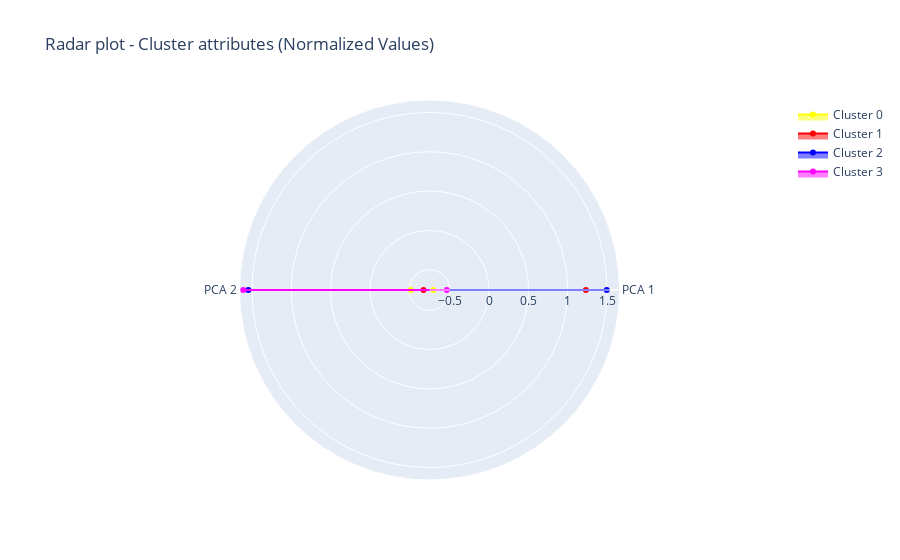

This figure's notebook cell:
### Code cell
pca_df = df_segm_pca[['PCA 1', 'PCA 2', 'Cluster']]

pca_df['Cluster'] = pca_df['Cluster'].astype(int)

attributes = pca_df.columns[:2]
colors = ['yellow', 'red', 'blue', 'magenta']
cluster = ['Cluster 0', 'Cluster 1', 'Cluster 2', 'Cluster 3']

fig = go.Figure()

for index in range(4):
    cluster_data = pca_df.loc[pca_df['Cluster'] == index, attributes]
    mean_values = np.mean(cluster_data, axis=0)
    
    fig.add_trace(go.Scatterpolar(
        r=mean_values.values,  # Ensure 'r' is a NumPy array
        theta=attributes,
        fill='toself',
        name=cluster[index],
        line=dict(color=colors[index]),
        #opacity=0.3,
    ))

fig.update_layout(
    polar=dict(radialaxis=dict(visible=True)),
    showlegend=True,
    title="Radar plot - Cluster attributes (Normalized Values)"
)

fig.show()

### Figure 1 — Plotly figure (JSON) as saved in the notebook; plotly's stock layout.template omitted (floating-point values rounded to 4 significant figures)
{"data": [{"fill": "toself", "line": {"color": "yellow"}, "name": "Cluster 0", "r": [-0.7109, -0.5208], "theta": ["PCA 1", "PCA 2"], "type": "scatterpolar"}, {"fill": "toself", "line": {"color": "red"}, "name": "Cluster 1", "r": [1.231, -0.6822], "theta": ["PCA 1", "PCA 2"], "type": "scatterpolar"}, {"fill": "toself", "line": {"color": "blue"}, "name": "Cluster 2", "r": [1.496, 1.545], "theta": ["PCA 1", "PCA 2"], "type": "scatterpolar"}, {"fill": "toself", "line": {"color": "magenta"}, "name": "Cluster 3", "r": [-0.5384, 1.611], "theta": ["PCA 1", "PCA 2"], "type": "scatterpolar"}], "layout": {"polar": {"radialaxis": {"visible": true}}, "showlegend": true, "title": {"text": "Radar plot - Cluster attributes (Normalized Values)"}}}
